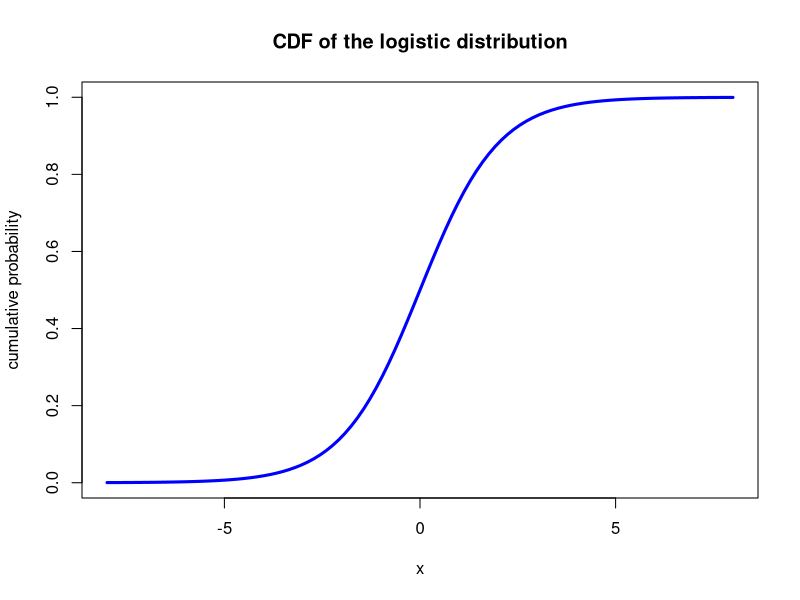
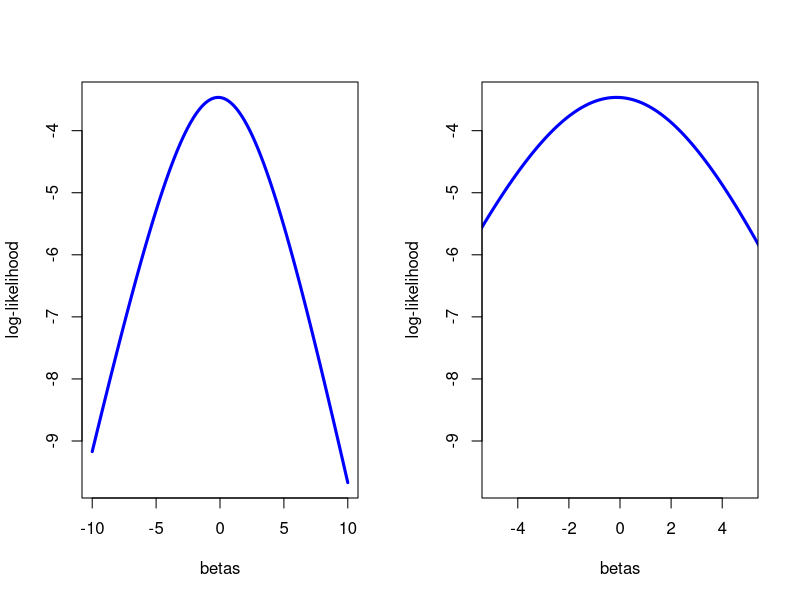
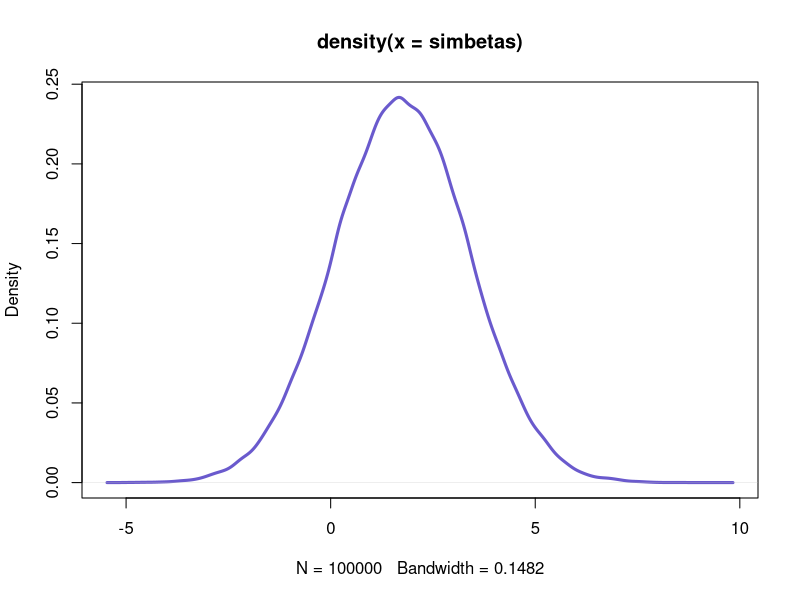
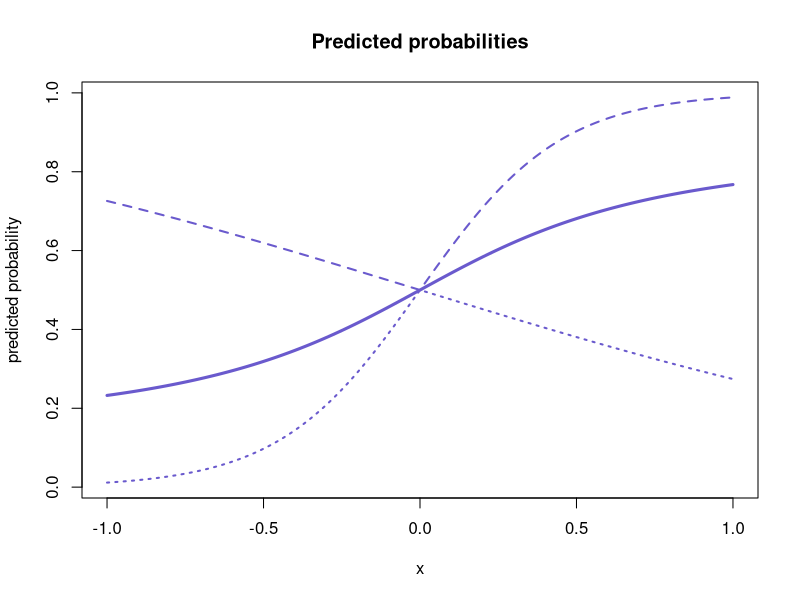

The R source for these figures, in order:
## ---- chunk 1
logistic <- function(x){ exp(x) / (1 + exp(x)) }

## ---- chunk 2

curve(logistic(x), xlim=c(-8, 8), xlab="x", main="CDF of the logistic distribution",
      ylab="cumulative probability", col="blue", lwd=3)

## ---- chunk 3

Y <- c(1, 0, 1, 0, 0, 1, 1)
x <- c(.5, .3, .45, .4, .25, .7, .9)

cbind(Y, x)

## ---- chunk 4

LL <- function(beta, x, y){
    
    odds <- beta * x
    
    rate <- 1 / (1 + exp(-odds))
    
    sum( y * log(rate) + (1 - y) * log(1 - rate) )
}

## ---- chunk 5

LL_example <- function(x){
    
    odds <- x * c(.5, .3, .4, .4, .25)
    
    rate <- 1 / (1 + exp(-odds))
    
    y <- c(1, 0, 1, 0, 0)
    
    sum(ifelse(y==1, log(rate), log(1 - rate)))
    
}

betas <- seq(-10, 10, by=.01)
ll_betas <- unlist(lapply(betas, FUN=LL_example)) # no intercept here
## ---- chunk 6
par(mfrow=c(1,2))
plot(betas, ll_betas, col="blue", type="l", lwd=3, ylab="log-likelihood")
plot(betas, ll_betas, col="blue", type="l", lwd=3, ylab="log-likelihood", xlim=c(-5, 5))

## ---- chunk 7

beta.start <- 0
out  <-  optim(beta.start, 
            fn=LL,
            x=x,y=Y,
            hessian=T,
            method="L-BFGS-B",
            control=list(fnscale=-1))
out

## ---- chunk 8

mle <- out$par
mle

glm(Y~0+x, family=binomial(logit))

vcov <- -solve(out$hessian)

## ---- chunk 9

simbetas <- rnorm(100000, mle, sqrt(vcov)) 
par(mfrow=c(1,1))
plot(density(simbetas), col="slateblue", lwd=3)
## ---- chunk 10

new_obs <- .45 # our new data point

cov <- simbetas * new_obs
pred.p <- 1 / (1+exp(-cov))
mean(pred.p)

#hist(pred.p, col="goldenrod", main="predicted probability")
#abline(v=mean(pred.p), col="red", lwd=3)

quantile(pred.p, probs = c(0.25, 0.75))

## ---- chunk 11

# for the binomial distribution, the expected value equals 
# the rate, so to get the expected value we can just take
# the expectation of the predicted probabilities (for other
# distributions this might not hold, and we might want to 
# do the simulation of the stochastic component as well)
# so here we could just do
mean(pred.p)

## ---- chunk 12

new_obs
new_obs.better <- 0.65

cov <- simbetas * new_obs.better
pred.p.2 <- 1 / (1 + exp(-cov))

# to get the expected value, here we can again just take the 
# mean of the predicted probabilities
mean(pred.p.2)


#now lets get the first difference
firs.diff <- mean(pred.p.2) - mean(pred.p)
firs.diff 
## ---- chunk 13
# Let's take values of X from -1 to 1
x_sim <- seq(-1, 1, by=.01)

pred.prob <- matrix(NA, length(x_sim), 3)

for(i in 1:length(x_sim)){

    cov <- simbetas * x_sim[i]
    pred.p <- 1/(1+exp(-cov))
    
    pred.prob[i,1] <- mean(pred.p)
    pred.prob[i,2] <- quantile(pred.p, probs=.05) # lower CI
    pred.prob[i,3] <- quantile(pred.p, probs=.95) # upper CI
}

head(pred.prob)
## ---- chunk 14

plot(x_sim, pred.prob[,1], 
     col="slateblue", type="l", 
     lty=1, lwd=3, main="Predicted probabilities",
     xlab="x", ylab="predicted probability", ylim=c(min(pred.prob), max(pred.prob)))
lines(x_sim,pred.prob[,2], col="slateblue", type="l", lty=3, lwd=2 )
lines(x_sim,pred.prob[,3], col="slateblue", type="l", lty=2, lwd=2 )


